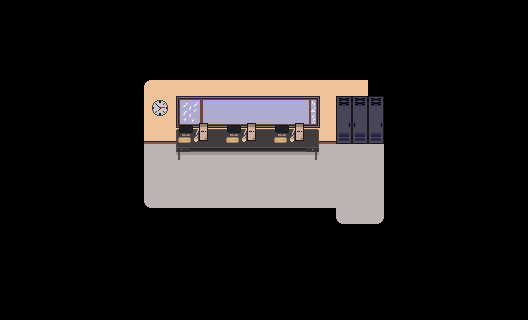

Tiled map render using the project's own tile images. Description and the whole map definition, tile-layer contents included, below:
An orthogonal 33x20 tile map with 16x16 px tiles, 5 tile layers (Capa de patrones 1, Capa de patrones 5, Capa de patrones 4, Capa de patrones 2, ...).

<map version="1.10" tiledversion="1.11.2" orientation="orthogonal" renderorder="right-down" width="33" height="20" tilewidth="16" tileheight="16" infinite="0" nextlayerid="7" nextobjectid="1">
 <tileset firstgid="1" source="Tiles-Aula.tsx" />
 <layer id="1" name="Capa de patrones 1" width="33" height="20">
  <data encoding="csv">
0,0,0,0,0,0,0,0,0,0,0,0,0,0,0,0,0,0,0,0,0,0,0,0,0,0,0,0,0,0,0,0,0,
0,0,0,0,0,0,0,0,0,0,0,0,0,0,0,0,0,0,0,0,0,0,0,0,0,0,0,0,0,0,0,0,0,
0,0,0,0,0,0,0,0,0,0,0,0,0,0,0,0,0,0,0,0,0,0,0,0,0,0,0,0,0,0,0,0,0,
0,0,0,0,0,0,0,0,0,0,0,0,0,0,0,0,0,0,0,0,0,0,0,0,0,0,0,0,0,0,0,0,0,
0,0,0,0,0,0,0,0,191,191,191,191,191,191,191,191,191,191,191,191,191,191,191,191,191,0,0,0,0,0,0,0,0,
0,0,0,0,0,0,0,0,191,8,8,8,8,8,8,8,8,8,8,8,8,8,8,2147483773,191,0,0,0,0,0,0,0,0,
0,0,0,0,0,0,0,0,191,8,8,8,8,8,8,8,8,8,8,8,8,173,174,173,191,0,0,0,0,0,0,0,0,
0,0,0,0,0,0,0,0,191,8,8,8,8,8,8,8,8,8,8,8,8,196,197,196,191,0,0,0,0,0,0,0,0,
0,0,0,0,0,0,0,0,191,7,7,7,7,7,7,7,7,7,7,7,7,219,220,219,191,0,0,0,0,0,0,0,0,
0,0,0,0,0,0,0,0,191,149,149,149,149,149,149,149,149,149,149,149,149,149,149,149,191,0,0,0,0,0,0,0,0,
0,0,0,0,0,0,0,0,191,149,149,149,149,149,149,149,149,149,149,149,149,149,149,149,191,0,0,0,0,0,0,0,0,
0,0,0,0,0,0,0,0,191,149,149,149,149,149,149,149,149,149,149,149,149,149,149,149,191,0,0,0,0,0,0,0,0,
0,0,0,0,0,0,0,0,191,149,149,149,149,149,149,149,149,149,149,149,149,149,149,149,191,0,0,0,0,0,0,0,0,
0,0,0,0,0,0,0,0,191,191,191,191,191,191,191,191,191,191,191,191,191,149,149,149,191,0,0,0,0,0,0,0,0,
0,0,0,0,0,0,0,0,0,0,0,0,0,0,0,0,0,0,0,0,0,0,0,0,0,0,0,0,0,0,0,0,0,
0,0,0,0,0,0,0,0,0,0,0,0,0,0,0,0,0,0,0,0,0,0,0,0,0,0,0,0,0,0,0,0,0,
0,0,0,0,0,0,0,0,0,0,0,0,0,0,0,0,0,0,0,0,0,0,0,0,0,0,0,0,0,0,0,0,0,
0,0,0,0,0,0,0,0,0,0,0,0,0,0,0,0,0,0,0,0,0,0,0,0,0,0,0,0,0,0,0,0,0,
0,0,0,0,0,0,0,0,0,0,0,0,0,0,0,0,0,0,0,0,0,0,0,0,0,0,0,0,0,0,0,0,0,
0,0,0,0,0,0,0,0,0,0,0,0,0,0,0,0,0,0,0,0,0,0,0,0,0,0,0,0,0,0,0,0,0
</data>
 </layer>
 <layer id="5" name="Capa de patrones 5" width="33" height="20">
  <data encoding="csv">
0,0,0,0,0,0,0,0,0,0,0,0,0,0,0,0,0,0,0,0,0,0,0,0,0,0,0,0,0,0,0,0,0,
0,0,0,0,0,0,0,0,0,0,0,0,0,0,0,0,0,0,0,0,0,0,0,0,0,0,0,0,0,0,0,0,0,
0,0,0,0,0,0,0,0,0,0,0,0,0,0,0,0,0,0,0,0,0,0,0,0,0,0,0,0,0,0,0,0,0,
0,0,0,0,0,0,0,0,0,0,0,0,0,0,0,0,0,0,0,0,0,0,0,0,0,0,0,0,0,0,0,0,0,
0,0,0,0,0,0,0,0,0,108,0,0,0,0,0,0,0,0,0,0,0,0,0,0,0,0,0,0,0,0,0,0,0,
0,0,0,0,0,0,0,0,0,125,0,0,0,0,0,0,0,0,0,0,108,0,0,0,0,0,0,0,0,0,0,0,0,
0,0,0,0,0,0,0,0,0,0,0,0,0,0,0,0,0,0,0,0,0,0,0,0,0,0,0,0,0,0,0,0,0,
0,0,0,0,0,0,0,0,0,0,0,0,0,0,0,0,0,0,0,0,0,0,0,0,0,0,0,0,0,0,0,0,0,
0,0,0,0,0,0,0,0,0,0,0,0,0,0,0,0,0,0,0,0,0,0,0,0,0,0,0,0,0,0,0,0,0,
0,0,0,0,0,0,0,0,0,0,0,0,0,0,0,0,0,0,0,0,0,0,0,0,0,0,0,0,0,0,0,0,0,
0,0,0,0,0,0,0,0,0,0,0,0,0,0,0,0,0,0,0,0,0,0,0,0,0,0,0,0,0,0,0,0,0,
0,0,0,0,0,0,0,0,0,0,0,0,0,0,0,0,0,0,0,0,0,0,0,0,0,0,0,0,0,0,0,0,0,
0,0,0,0,0,0,0,0,0,1073741949,0,0,0,0,0,0,0,0,0,0,0,0,0,0,0,0,0,0,0,0,0,0,0,
0,0,0,0,0,0,0,0,0,0,0,0,0,0,0,0,0,0,0,0,0,1073741949,0,3221225597,0,0,0,0,0,0,0,0,0,
0,0,0,0,0,0,0,0,0,0,0,0,0,0,0,0,0,0,0,0,0,0,0,0,0,0,0,0,0,0,0,0,0,
0,0,0,0,0,0,0,0,0,0,0,0,0,0,0,0,0,0,0,0,0,0,0,0,0,0,0,0,0,0,0,0,0,
0,0,0,0,0,0,0,0,0,0,0,0,0,0,0,0,0,0,0,0,0,0,0,0,0,0,0,0,0,0,0,0,0,
0,0,0,0,0,0,0,0,0,0,0,0,0,0,0,0,0,0,0,0,0,0,0,0,0,0,0,0,0,0,0,0,0,
0,0,0,0,0,0,0,0,0,0,0,0,0,0,0,0,0,0,0,0,0,0,0,0,0,0,0,0,0,0,0,0,0,
0,0,0,0,0,0,0,0,0,0,0,0,0,0,0,0,0,0,0,0,0,0,0,0,0,0,0,0,0,0,0,0,0
</data>
 </layer>
 <layer id="4" name="Capa de patrones 4" width="33" height="20" offsetx="-8" offsety="4">
  <data encoding="csv">
0,0,0,0,0,0,0,0,0,0,0,0,0,0,0,0,0,0,0,0,0,0,0,0,0,0,0,0,0,0,0,0,0,
0,0,0,0,0,0,0,0,0,0,0,0,0,0,0,0,0,0,0,0,0,0,0,0,0,0,0,0,0,0,0,0,0,
0,0,0,0,0,0,0,0,0,0,0,0,0,0,0,0,0,0,0,0,0,0,0,0,0,0,0,0,0,0,0,0,0,
0,0,0,0,0,0,0,0,0,0,0,0,0,0,0,0,0,0,0,0,0,0,0,0,0,0,0,0,0,0,0,0,0,
0,0,0,0,0,0,0,0,0,0,0,0,0,0,0,0,0,0,0,0,0,0,0,0,0,0,0,0,0,0,0,0,0,
0,0,0,0,0,0,0,0,0,0,0,0,0,0,0,0,0,0,0,0,0,0,0,0,0,0,0,0,0,0,0,0,0,
0,0,0,0,0,0,0,0,0,0,2147483792,0,0,0,0,0,0,0,0,0,0,0,0,0,0,0,0,0,0,0,0,0,0,
0,0,0,0,0,0,0,0,0,0,0,0,0,0,0,0,0,0,0,0,0,0,0,0,0,0,0,0,0,0,0,0,0,
0,0,0,0,0,0,0,0,0,0,0,0,0,0,0,0,0,0,0,0,0,0,0,0,0,0,0,0,0,0,0,0,0,
0,0,0,0,0,0,0,0,0,0,0,0,0,0,0,0,0,0,0,0,0,0,0,0,0,0,0,0,0,0,0,0,0,
0,0,0,0,0,0,0,0,0,0,0,0,0,0,0,0,0,0,0,0,0,0,0,0,0,0,0,0,0,0,0,0,0,
0,0,0,0,0,0,0,0,0,0,0,0,0,0,0,0,0,0,0,0,0,0,0,0,0,0,0,0,0,0,0,0,0,
0,0,0,0,0,0,0,0,0,0,0,0,0,0,0,0,0,0,0,0,0,0,0,0,0,0,0,0,0,0,0,0,0,
0,0,0,0,0,0,0,0,0,0,0,0,0,0,0,0,0,0,0,0,0,0,0,0,0,0,0,0,0,0,0,0,0,
0,0,0,0,0,0,0,0,0,0,0,0,0,0,0,0,0,0,0,0,0,0,0,0,0,0,0,0,0,0,0,0,0,
0,0,0,0,0,0,0,0,0,0,0,0,0,0,0,0,0,0,0,0,0,0,0,0,0,0,0,0,0,0,0,0,0,
0,0,0,0,0,0,0,0,0,0,0,0,0,0,0,0,0,0,0,0,0,0,0,0,0,0,0,0,0,0,0,0,0,
0,0,0,0,0,0,0,0,0,0,0,0,0,0,0,0,0,0,0,0,0,0,0,0,0,0,0,0,0,0,0,0,0,
0,0,0,0,0,0,0,0,0,0,0,0,0,0,0,0,0,0,0,0,0,0,0,0,0,0,0,0,0,0,0,0,0,
0,0,0,0,0,0,0,0,0,0,0,0,0,0,0,0,0,0,0,0,0,0,0,0,0,0,0,0,0,0,0,0,0
</data>
 </layer>
 <layer id="2" name="Capa de patrones 2" width="33" height="20">
  <data encoding="csv">
0,0,0,0,0,0,0,0,0,0,0,0,0,0,0,0,0,0,0,0,0,0,0,0,0,0,0,0,0,0,0,0,0,
0,0,0,0,0,0,0,0,0,0,0,0,0,0,0,0,0,0,0,0,0,0,0,0,0,0,0,0,0,0,0,0,0,
0,0,0,0,0,0,0,0,0,0,0,0,0,0,0,0,0,0,0,0,0,0,0,0,0,0,0,0,0,0,0,0,0,
0,0,0,0,0,0,0,0,0,0,0,0,0,0,0,0,0,0,0,0,0,0,0,0,0,0,0,0,0,0,0,0,0,
0,0,0,0,0,0,0,0,0,0,0,0,0,0,0,0,0,0,0,0,0,0,0,0,0,0,0,0,0,0,0,0,0,
0,0,0,0,0,0,0,0,0,0,0,0,0,0,0,0,0,0,0,0,0,0,0,0,0,0,0,0,0,0,0,0,0,
0,0,0,0,0,0,0,0,0,0,0,35,36,37,37,37,37,37,37,38,0,0,0,0,0,0,0,0,0,0,0,0,0,
0,0,0,0,0,0,0,0,0,0,0,58,59,60,60,60,60,60,60,61,0,0,0,0,0,0,0,0,0,0,0,0,0,
0,0,0,0,0,0,0,0,0,0,0,185,186,186,186,186,186,186,186,187,0,0,0,0,0,0,0,0,0,0,0,0,0,
0,0,0,0,0,0,0,0,0,0,0,208,209,209,209,209,209,209,209,210,0,0,0,0,0,0,0,0,0,0,0,0,0,
0,0,0,0,0,0,0,0,0,0,0,0,0,0,0,0,0,0,0,0,0,0,0,0,0,0,0,0,0,0,0,0,0,
0,0,0,0,0,0,0,0,0,0,0,0,0,0,0,0,0,0,0,0,0,0,0,0,0,0,0,0,0,0,0,0,0,
0,0,0,0,0,0,0,0,0,0,0,0,0,0,0,0,0,0,0,0,0,0,0,0,0,0,0,0,0,0,0,0,0,
0,0,0,0,0,0,0,0,0,0,0,0,0,0,0,0,0,0,0,0,0,0,0,0,0,0,0,0,0,0,0,0,0,
0,0,0,0,0,0,0,0,0,0,0,0,0,0,0,0,0,0,0,0,0,0,0,0,0,0,0,0,0,0,0,0,0,
0,0,0,0,0,0,0,0,0,0,0,0,0,0,0,0,0,0,0,0,0,0,0,0,0,0,0,0,0,0,0,0,0,
0,0,0,0,0,0,0,0,0,0,0,0,0,0,0,0,0,0,0,0,0,0,0,0,0,0,0,0,0,0,0,0,0,
0,0,0,0,0,0,0,0,0,0,0,0,0,0,0,0,0,0,0,0,0,0,0,0,0,0,0,0,0,0,0,0,0,
0,0,0,0,0,0,0,0,0,0,0,0,0,0,0,0,0,0,0,0,0,0,0,0,0,0,0,0,0,0,0,0,0,
0,0,0,0,0,0,0,0,0,0,0,0,0,0,0,0,0,0,0,0,0,0,0,0,0,0,0,0,0,0,0,0,0
</data>
 </layer>
 <layer id="3" name="Capa de patrones 3" width="33" height="20" offsetx="0" offsety="-6">
  <data encoding="csv">
0,0,0,0,0,0,0,0,0,0,0,0,0,0,0,0,0,0,0,0,0,0,0,0,0,0,0,0,0,0,0,0,0,
0,0,0,0,0,0,0,0,0,0,0,0,0,0,0,0,0,0,0,0,0,0,0,0,0,0,0,0,0,0,0,0,0,
0,0,0,0,0,0,0,0,0,0,0,0,0,0,0,0,0,0,0,0,0,0,0,0,0,0,0,0,0,0,0,0,0,
0,0,0,0,0,0,0,0,0,0,0,0,0,0,0,0,0,0,0,0,0,0,0,0,0,0,0,0,0,0,0,0,0,
0,0,0,0,0,0,0,0,0,0,0,0,0,0,0,0,0,0,0,0,0,0,0,0,0,0,0,0,0,0,0,0,0,
0,0,0,0,0,0,0,0,0,0,0,0,0,0,0,0,0,0,0,0,0,0,0,0,0,0,0,0,0,0,0,0,0,
0,0,0,0,0,0,0,0,0,0,0,0,0,0,0,0,0,0,0,0,0,0,0,0,0,0,0,0,0,0,0,0,0,
0,0,0,0,0,0,0,0,0,0,0,0,0,0,0,0,0,0,0,0,0,0,0,0,0,0,0,0,0,0,0,0,0,
0,0,0,0,0,0,0,0,0,0,0,215,216,0,215,216,0,215,216,0,0,0,0,0,0,0,0,0,0,0,0,0,0,
0,0,0,0,0,0,0,0,0,0,0,238,239,0,238,239,0,238,239,0,0,0,0,0,0,0,0,0,0,0,0,0,0,
0,0,0,0,0,0,0,0,0,0,0,0,0,0,0,0,0,0,0,0,0,0,0,0,0,0,0,0,0,0,0,0,0,
0,0,0,0,0,0,0,0,0,0,0,0,0,0,0,0,0,0,0,0,0,0,0,0,0,0,0,0,0,0,0,0,0,
0,0,0,0,0,0,0,0,0,0,0,0,0,0,0,0,0,0,0,0,0,0,0,0,0,0,0,0,0,0,0,0,0,
0,0,0,0,0,0,0,0,0,0,0,0,0,0,0,0,0,0,0,0,0,0,0,0,0,0,0,0,0,0,0,0,0,
0,0,0,0,0,0,0,0,0,0,0,0,0,0,0,0,0,0,0,0,0,0,0,0,0,0,0,0,0,0,0,0,0,
0,0,0,0,0,0,0,0,0,0,0,0,0,0,0,0,0,0,0,0,0,0,0,0,0,0,0,0,0,0,0,0,0,
0,0,0,0,0,0,0,0,0,0,0,0,0,0,0,0,0,0,0,0,0,0,0,0,0,0,0,0,0,0,0,0,0,
0,0,0,0,0,0,0,0,0,0,0,0,0,0,0,0,0,0,0,0,0,0,0,0,0,0,0,0,0,0,0,0,0,
0,0,0,0,0,0,0,0,0,0,0,0,0,0,0,0,0,0,0,0,0,0,0,0,0,0,0,0,0,0,0,0,0,
0,0,0,0,0,0,0,0,0,0,0,0,0,0,0,0,0,0,0,0,0,0,0,0,0,0,0,0,0,0,0,0,0
</data>
 </layer>
</map>
